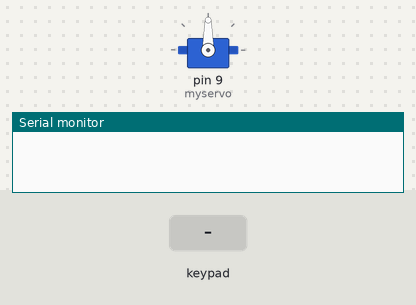
A sketch run on a simulated Arduino Mega 2560, built with avr-gcc and run on an emulated ATmega2560. On the bench: servo, the last lines printed to the serial monitor. Inputs (shaded band) come from the test bench.

Above: at 1.2 s.
1.3 s: key '*' pressed
At 1.6 s:
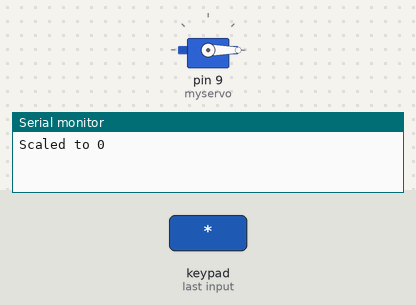
2.8 s: keypad keys 3 3 3 2 3 1 * pressed 0.4 s apart
At 6.1 s:
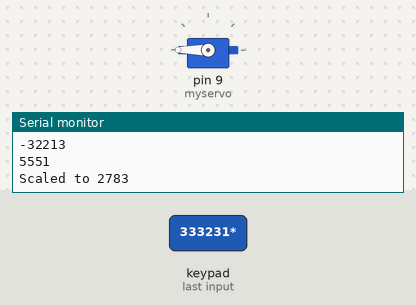
Timing chart, 0 to 7.6 s (numbered marks = the images above; inputs shaded):
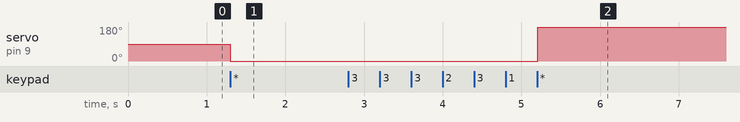

Measured:
- after the input at 1.3 s, servo on pin 9 (myservo): 90° → 0° at once
- after the input at 2.8 s, servo on pin 9 (myservo): 0° → 180° after 2.4 s

The sketch:

part2.ino
```cpp
#include <Servo.h>
#include <Keypad.h>

Servo myservo;
int value = 0;

const byte ROWS = 4;
const byte COLS = 3;
const char keys[ROWS][COLS] = {           // keypad keys
  {'1','2','3'},
  {'4','5','6'},
  {'7','8','9'},
  {'*','0','#'}
};

const byte rowPins[ROWS] = {53, 52, 51, 50};  // row pinouts
const byte colPins[COLS] = {33, 32, 31};     // column pinouts
Keypad keypad = Keypad( makeKeymap(keys), rowPins, colPins, ROWS, COLS );

void setup() {
  // put your setup code here, to run once:
  Serial.begin(9600);
  myservo.attach(9, 1000, 2000);
  myservo.write(90);
}
void loop() {
  // put your main code here, to run repeatedly:

  char key = keypad.getKey();

  if (key){

    if (key == '*') {
      int new_value = map(value, 0, 359, 0, 180);
      myservo.write(new_value);

      Serial.print("Scaled to ");
      Serial.println(new_value);
    } else {
      // Conversion
      int digit = key - '0';
      value = (value * 10) + digit;

      // Console
      Serial.println(value);
    }
  }
}
```
